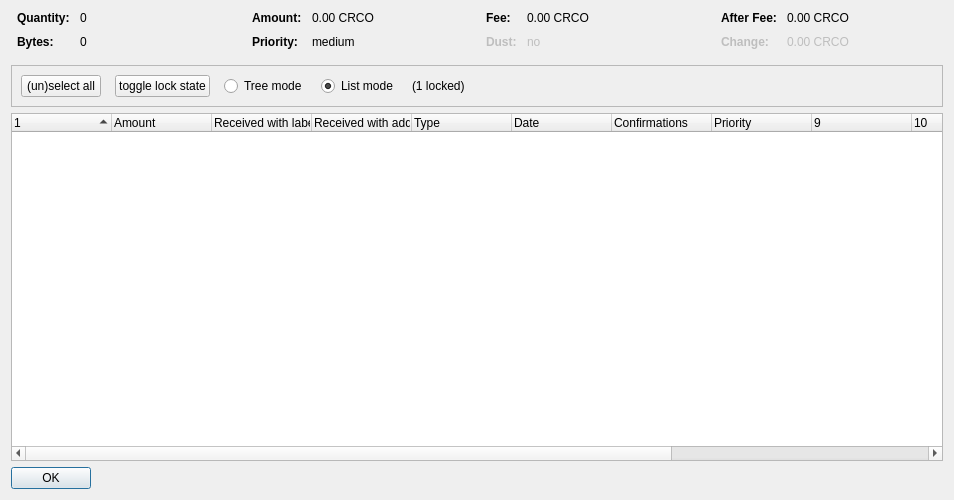
<?xml version="1.0" encoding="UTF-8"?>
<ui version="4.0">
 <class>CoinControlDialog</class>
 <widget class="QDialog" name="CoinControlDialog">
  <property name="geometry">
   <rect>
    <x>0</x>
    <y>0</y>
    <width>954</width>
    <height>500</height>
   </rect>
  </property>
  <property name="windowTitle">
   <string>Coin Selection</string>
  </property>
  <layout class="QVBoxLayout" name="verticalLayout">
   <item>
    <layout class="QHBoxLayout" name="horizontalLayoutTop" stretch="0,0,0,0">
     <property name="topMargin">
      <number>0</number>
     </property>
     <property name="bottomMargin">
      <number>10</number>
     </property>
     <item>
      <layout class="QFormLayout" name="formLayoutCoinControl1">
       <property name="horizontalSpacing">
        <number>10</number>
       </property>
       <property name="verticalSpacing">
        <number>10</number>
       </property>
       <property name="leftMargin">
        <number>6</number>
       </property>
       <property name="rightMargin">
        <number>6</number>
       </property>
       <item row="0" column="0">
        <widget class="QLabel" name="labelCoinControlQuantityText">
         <property name="font">
          <font>
           <weight>75</weight>
           <bold>true</bold>
          </font>
         </property>
         <property name="text">
          <string>Quantity:</string>
         </property>
        </widget>
       </item>
       <item row="0" column="1">
        <widget class="QLabel" name="labelCoinControlQuantity">
         <property name="cursor">
          <cursorShape>IBeamCursor</cursorShape>
         </property>
         <property name="contextMenuPolicy">
          <enum>Qt::ActionsContextMenu</enum>
         </property>
         <property name="text">
          <string notr="true">0</string>
         </property>
         <property name="textInteractionFlags">
          <set>Qt::LinksAccessibleByMouse|Qt::TextSelectableByKeyboard|Qt::TextSelectableByMouse</set>
         </property>
        </widget>
       </item>
       <item row="1" column="0">
        <widget class="QLabel" name="labelCoinControlBytesText">
         <property name="font">
          <font>
           <weight>75</weight>
           <bold>true</bold>
          </font>
         </property>
         <property name="text">
          <string>Bytes:</string>
         </property>
        </widget>
       </item>
       <item row="1" column="1">
        <widget class="QLabel" name="labelCoinControlBytes">
         <property name="cursor">
          <cursorShape>IBeamCursor</cursorShape>
         </property>
         <property name="contextMenuPolicy">
          <enum>Qt::ActionsContextMenu</enum>
         </property>
         <property name="text">
          <string notr="true">0</string>
         </property>
         <property name="textInteractionFlags">
          <set>Qt::LinksAccessibleByMouse|Qt::TextSelectableByKeyboard|Qt::TextSelectableByMouse</set>
         </property>
        </widget>
       </item>
      </layout>
     </item>
     <item>
      <layout class="QFormLayout" name="formLayoutCoinControl2">
       <property name="horizontalSpacing">
        <number>10</number>
       </property>
       <property name="verticalSpacing">
        <number>10</number>
       </property>
       <property name="leftMargin">
        <number>6</number>
       </property>
       <property name="rightMargin">
        <number>6</number>
       </property>
       <item row="0" column="0">
        <widget class="QLabel" name="labelCoinControlAmountText">
         <property name="font">
          <font>
           <weight>75</weight>
           <bold>true</bold>
          </font>
         </property>
         <property name="text">
          <string>Amount:</string>
         </property>
        </widget>
       </item>
       <item row="0" column="1">
        <widget class="QLabel" name="labelCoinControlAmount">
         <property name="cursor">
          <cursorShape>IBeamCursor</cursorShape>
         </property>
         <property name="contextMenuPolicy">
          <enum>Qt::ActionsContextMenu</enum>
         </property>
         <property name="text">
          <string notr="true">0.00 CRCO</string>
         </property>
         <property name="textInteractionFlags">
          <set>Qt::LinksAccessibleByMouse|Qt::TextSelectableByKeyboard|Qt::TextSelectableByMouse</set>
         </property>
        </widget>
       </item>
       <item row="1" column="0">
        <widget class="QLabel" name="labelCoinControlPriorityText">
         <property name="font">
          <font>
           <weight>75</weight>
           <bold>true</bold>
          </font>
         </property>
         <property name="text">
          <string>Priority:</string>
         </property>
        </widget>
       </item>
       <item row="1" column="1">
        <widget class="QLabel" name="labelCoinControlPriority">
         <property name="cursor">
          <cursorShape>IBeamCursor</cursorShape>
         </property>
         <property name="contextMenuPolicy">
          <enum>Qt::ActionsContextMenu</enum>
         </property>
         <property name="text">
          <string>medium</string>
         </property>
         <property name="textInteractionFlags">
          <set>Qt::LinksAccessibleByMouse|Qt::TextSelectableByKeyboard|Qt::TextSelectableByMouse</set>
         </property>
        </widget>
       </item>
      </layout>
     </item>
     <item>
      <layout class="QFormLayout" name="formLayoutCoinControl3">
       <property name="horizontalSpacing">
        <number>10</number>
       </property>
       <property name="verticalSpacing">
        <number>10</number>
       </property>
       <property name="leftMargin">
        <number>6</number>
       </property>
       <property name="rightMargin">
        <number>6</number>
       </property>
       <item row="0" column="0">
        <widget class="QLabel" name="labelCoinControlFeeText">
         <property name="font">
          <font>
           <weight>75</weight>
           <bold>true</bold>
          </font>
         </property>
         <property name="text">
          <string>Fee:</string>
         </property>
        </widget>
       </item>
       <item row="0" column="1">
        <widget class="QLabel" name="labelCoinControlFee">
         <property name="cursor">
          <cursorShape>IBeamCursor</cursorShape>
         </property>
         <property name="contextMenuPolicy">
          <enum>Qt::ActionsContextMenu</enum>
         </property>
         <property name="text">
          <string notr="true">0.00 CRCO</string>
         </property>
         <property name="textInteractionFlags">
          <set>Qt::LinksAccessibleByMouse|Qt::TextSelectableByKeyboard|Qt::TextSelectableByMouse</set>
         </property>
        </widget>
       </item>
       <item row="1" column="0">
        <widget class="QLabel" name="labelCoinControlLowOutputText">
         <property name="enabled">
          <bool>false</bool>
         </property>
         <property name="font">
          <font>
           <weight>75</weight>
           <bold>true</bold>
          </font>
         </property>
         <property name="text">
          <string>Dust:</string>
         </property>
        </widget>
       </item>
       <item row="1" column="1">
        <widget class="QLabel" name="labelCoinControlLowOutput">
         <property name="enabled">
          <bool>false</bool>
         </property>
         <property name="cursor">
          <cursorShape>IBeamCursor</cursorShape>
         </property>
         <property name="contextMenuPolicy">
          <enum>Qt::ActionsContextMenu</enum>
         </property>
         <property name="text">
          <string>no</string>
         </property>
         <property name="textInteractionFlags">
          <set>Qt::LinksAccessibleByMouse|Qt::TextSelectableByKeyboard|Qt::TextSelectableByMouse</set>
         </property>
        </widget>
       </item>
      </layout>
     </item>
     <item>
      <layout class="QFormLayout" name="formLayoutCoinControl4">
       <property name="horizontalSpacing">
        <number>10</number>
       </property>
       <property name="verticalSpacing">
        <number>10</number>
       </property>
       <property name="leftMargin">
        <number>6</number>
       </property>
       <property name="rightMargin">
        <number>6</number>
       </property>
       <item row="0" column="0">
        <widget class="QLabel" name="labelCoinControlAfterFeeText">
         <property name="font">
          <font>
           <weight>75</weight>
           <bold>true</bold>
          </font>
         </property>
         <property name="text">
          <string>After Fee:</string>
         </property>
        </widget>
       </item>
       <item row="0" column="1">
        <widget class="QLabel" name="labelCoinControlAfterFee">
         <property name="cursor">
          <cursorShape>IBeamCursor</cursorShape>
         </property>
         <property name="contextMenuPolicy">
          <enum>Qt::ActionsContextMenu</enum>
         </property>
         <property name="text">
          <string notr="true">0.00 CRCO</string>
         </property>
         <property name="textInteractionFlags">
          <set>Qt::LinksAccessibleByMouse|Qt::TextSelectableByKeyboard|Qt::TextSelectableByMouse</set>
         </property>
        </widget>
       </item>
       <item row="1" column="0">
        <widget class="QLabel" name="labelCoinControlChangeText">
         <property name="enabled">
          <bool>false</bool>
         </property>
         <property name="font">
          <font>
           <weight>75</weight>
           <bold>true</bold>
          </font>
         </property>
         <property name="text">
          <string>Change:</string>
         </property>
        </widget>
       </item>
       <item row="1" column="1">
        <widget class="QLabel" name="labelCoinControlChange">
         <property name="enabled">
          <bool>false</bool>
         </property>
         <property name="cursor">
          <cursorShape>IBeamCursor</cursorShape>
         </property>
         <property name="contextMenuPolicy">
          <enum>Qt::ActionsContextMenu</enum>
         </property>
         <property name="text">
          <string notr="true">0.00 CRCO</string>
         </property>
         <property name="textInteractionFlags">
          <set>Qt::LinksAccessibleByMouse|Qt::TextSelectableByKeyboard|Qt::TextSelectableByMouse</set>
         </property>
        </widget>
       </item>
      </layout>
     </item>
    </layout>
   </item>
   <item>
    <widget class="QFrame" name="frame">
     <property name="minimumSize">
      <size>
       <width>0</width>
       <height>40</height>
      </size>
     </property>
     <property name="frameShape">
      <enum>QFrame::StyledPanel</enum>
     </property>
     <property name="frameShadow">
      <enum>QFrame::Sunken</enum>
     </property>
     <layout class="QHBoxLayout" name="horizontalLayout">
      <item>
       <layout class="QHBoxLayout" name="horizontalLayoutPanel" stretch="0,0,0,0,0,0">
        <property name="spacing">
         <number>14</number>
        </property>
        <item>
         <widget class="QPushButton" name="pushButtonSelectAll">
          <property name="sizePolicy">
           <sizepolicy hsizetype="Maximum" vsizetype="Fixed">
            <horstretch>0</horstretch>
            <verstretch>0</verstretch>
           </sizepolicy>
          </property>
          <property name="text">
           <string>(un)select all</string>
          </property>
          <property name="autoDefault">
           <bool>false</bool>
          </property>
         </widget>
        </item>
        <item>
         <widget class="QPushButton" name="pushButtonToggleLock">
          <property name="sizePolicy">
           <sizepolicy hsizetype="Maximum" vsizetype="Fixed">
            <horstretch>0</horstretch>
            <verstretch>0</verstretch>
           </sizepolicy>
          </property>
          <property name="text">
           <string>toggle lock state</string>
          </property>
          <property name="autoDefault">
           <bool>false</bool>
          </property>
         </widget>
        </item>
        <item>
         <widget class="QRadioButton" name="radioTreeMode">
          <property name="sizePolicy">
           <sizepolicy hsizetype="Maximum" vsizetype="Fixed">
            <horstretch>0</horstretch>
            <verstretch>0</verstretch>
           </sizepolicy>
          </property>
          <property name="text">
           <string>Tree mode</string>
          </property>
         </widget>
        </item>
        <item>
         <widget class="QRadioButton" name="radioListMode">
          <property name="sizePolicy">
           <sizepolicy hsizetype="Maximum" vsizetype="Fixed">
            <horstretch>0</horstretch>
            <verstretch>0</verstretch>
           </sizepolicy>
          </property>
          <property name="text">
           <string>List mode</string>
          </property>
          <property name="checked">
           <bool>true</bool>
          </property>
         </widget>
        </item>
        <item>
         <widget class="QLabel" name="labelLocked">
          <property name="text">
           <string>(1 locked)</string>
          </property>
         </widget>
        </item>
        <item>
         <spacer name="horizontalSpacer">
          <property name="orientation">
           <enum>Qt::Horizontal</enum>
          </property>
          <property name="sizeHint" stdset="0">
           <size>
            <width>40</width>
            <height>20</height>
           </size>
          </property>
         </spacer>
        </item>
       </layout>
      </item>
     </layout>
    </widget>
   </item>
   <item>
    <widget class="CoinControlTreeWidget" name="treeWidget">
     <property name="contextMenuPolicy">
      <enum>Qt::CustomContextMenu</enum>
     </property>
     <property name="sortingEnabled">
      <bool>false</bool>
     </property>
     <property name="columnCount">
      <number>13</number>
     </property>
     <attribute name="headerShowSortIndicator" stdset="0">
      <bool>true</bool>
     </attribute>
     <attribute name="headerStretchLastSection">
      <bool>false</bool>
     </attribute>
     <column>
      <property name="text">
       <string/>
      </property>
     </column>
     <column>
      <property name="text">
       <string>Amount</string>
      </property>
     </column>
     <column>
      <property name="text">
       <string>Received with label</string>
      </property>
     </column>
     <column>
      <property name="text">
       <string>Received with address</string>
      </property>
     </column>
     <column>
      <property name="text">
	<string>Type</string>
      </property>
     </column>
     <column>
      <property name="text">	 
       <string>Date</string>
      </property>
     </column>
     <column>
      <property name="text">
       <string>Confirmations</string>
      </property>
      <property name="toolTip">
       <string>Confirmed</string>
      </property>
     </column>
     <column>
      <property name="text">
       <string>Priority</string>
      </property>
     </column>
     <column>
      <property name="text">
       <string/>
      </property>
     </column>
     <column>
      <property name="text">
       <string/>
      </property>
     </column>
     <column>
      <property name="text">
       <string/>
      </property>
     </column>
     <column>
      <property name="text">
       <string/>
      </property>
     </column>
     <column>
      <property name="text">
       <string/>
      </property>
     </column>
    </widget>
   </item>
   <item>
    <widget class="QDialogButtonBox" name="buttonBox">
     <property name="sizePolicy">
      <sizepolicy hsizetype="Maximum" vsizetype="Fixed">
       <horstretch>0</horstretch>
       <verstretch>0</verstretch>
      </sizepolicy>
     </property>
     <property name="orientation">
      <enum>Qt::Horizontal</enum>
     </property>
     <property name="standardButtons">
      <set>QDialogButtonBox::Ok</set>
     </property>
    </widget>
   </item>
  </layout>
 </widget>
 <customwidgets>
  <customwidget>
   <class>CoinControlTreeWidget</class>
   <extends>QTreeWidget</extends>
   <header>coincontroltreewidget.h</header>
  </customwidget>
 </customwidgets>
 <resources/>
 <connections/>
</ui>
